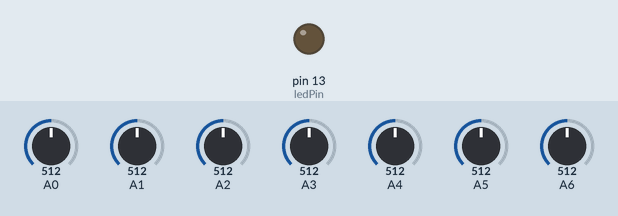
Simulated run of this sketch. Board: Arduino Uno, built with avr-gcc and run on an emulated ATmega328P. Shown: output pins drawn as LEDs (lit = HIGH). The inputs (shaded band) are chosen by the test bench; at power-on: A5 = 512, A0 = 512, A1 = 512, A2 = 512, A3 = 512, A4 = 512, A6 = 512. What the sketch prints to the serial monitor is not drawn.

Above: at 3.3 s.
3.4 s: A5 set to 346
At 3.61 s:
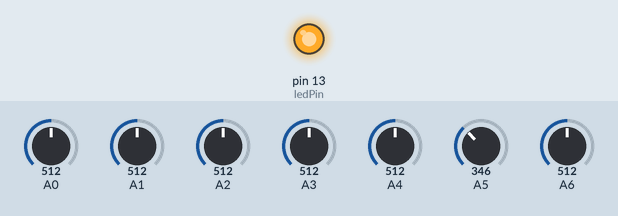
6.9 s: A5 set to 326
Timing chart, 0 to 18.2 s (numbered marks = the images above; inputs shaded):
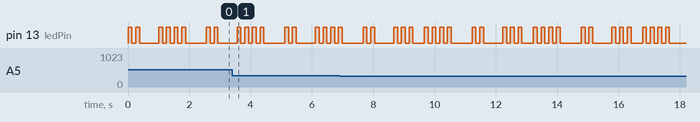

Measured:
- by itself, pin 13 (ledPin): repeats every 3.6 s: HIGH 0.13 s, LOW 0.13 s, HIGH 0.13 s, LOW 0.63 s, 2 × (HIGH 0.13 s, LOW 0.13 s), HIGH 0.13 s, LOW 0.38 s, 3 × (HIGH 0.13 s, LOW 0.13 s), HIGH 0.13 s, LOW 0.68 s

The sketch:

bms_rough_03-10.ino
```cpp
// Ed Katynski, Mar. 10 2020
// BATTERY MANAGEMENT SYSTEM (SYSTEM)
//
// TO DO:
// - Configure fault report delay to be equal regardless of number of reports - sample at 0.25Hz with correction?
// - Configure digital outputs for driving relay-control FETs
// - Set up to change between charge/drive mode
// - Set up solar charge mode to periodically detach solar module to measure cell values
// - Set up communication via serial(?) w/ Jetson

int ledPin = 13;      //indicator light
int sampleCount = 10; //number of samples taken for moving average filter - not super helpful variable because Arduino doesn't like dynamic arrays
int val[7][10];       //set sample array width to sampleCount - easier than setting up a dynamically sized array
int measured_val[7];  //averaged sample values - corresponds to connector pin voltage measurements
int cell_val[7];      //derived individual cell voltages
int faults[4];        //fault condition boolean array
float v_ratio[] = {1.276, 3.015, 3.948, 5.124, 6.493, 7.653, 9.053}; //proportion of ADC value to battery pin voltage, solar module voltage

void sample()
{
  for(int i = 0; i < 7; i++){
    int sum = 0;
    for(int j = sampleCount; j > 1; j--){
      val[i][j-1] = val[i][j-2]; //advance all sample values one further into the array, discarding the oldest one
      sum += val[i][j-1];  //add sample to sum
    }
    val[i][0] = 3.3*(analogRead(i)/1.023); //take new voltage sample at a0 - 3.3V is max value, return value in mV, 10 bit ADC value
    sum += val[i][0];  //add newest sample to sum
    measured_val[i] = int(v_ratio[i] * float(sum/10)); //take the average
  }
  cell_val[0] = measured_val[0];
  for(int i = 1; i < 6; i++) cell_val[i] = (measured_val[i] - measured_val[i-1]); //calculate cell values
  cell_val[6] = measured_val[6];
}

void report()
{
  Serial.print("\n\n");

  //ADC voltages, for proportion
  Serial.print("ADC VOLTAGE: \t[");
  for(int i = 0; i < 5; i++){
  Serial.print((int)((float)measured_val[i]/v_ratio[i]));
    Serial.print("mV | ");
  }
  Serial.print((int)((float)measured_val[5]/v_ratio[5]));
  Serial.println("mV]");

  //Display measurement voltages
  Serial.print("MEASUREMENTS: \t[");
  for(int i = 0; i < 5; i++){
    Serial.print(measured_val[i]);
    Serial.print("mV | ");
  }
  Serial.print(measured_val[5]);
  Serial.println("mV]");

  //Display battery cell voltages
  Serial.print("BATTERY CELLS: \t[");
  for(int i = 0; i < 5; i++){
    Serial.print(cell_val[i]);
    Serial.print("mV | ");
  }
  Serial.print(cell_val[5]);
  Serial.println("mV]");

  //Display solar module boost converter output voltage
  Serial.print("SOLAR MODULE: \t[");
  Serial.print(cell_val[6]);
  Serial.println("mv]");

  //Display Faults
  Serial.print("FAULTS: \t[");
  if(faults[0] == 1) Serial.print("OVERVOLTAGE");
  if((faults[0] == 1) && ((faults[1] == 1) || (faults[2] == 1) || (faults[3] == 1))) Serial.print(" | ");
  if(faults[1] == 1) Serial.print("UNDERVOLTAGE");
  if((faults[1] == 1) && ((faults[2] == 1) || (faults[3] == 1))) Serial.print(" | ");
  if(faults[2] == 1) Serial.print("IMBALANCE");
  if((faults[2] == 1) && (faults[3] == 1)) Serial.print(" | ");
  if(faults[3] == 1) Serial.print("SOLAR MODULE FAILURE");
  if((faults[0] == 0) && (faults[1] == 0) && (faults[2] == 0) && (faults [3] == 0)) Serial.print("NONE");
  Serial.print("]");
}

void faultCheck()
{
  int faultFlag = 0;
  int checker[] = {0,0,0,0};  //internal fault checker
  int v_max = 4100;           //max cell voltage allowed is 4100mV
  int v_min = 3100;           //min cell voltage allowed is 3100mV
  int v_diff = 500;           //max cell imbalance allowed is 500mV
  int v_high = cell_val[0];   //measured maximum
  int v_low = cell_val[0];    //measured minimum
  int v_delta = 0;            //measured max difference

  //determine highest, lowest cell voltages and delta between them
  for(int i = 1; i < 6; i++) //cell_val[0] is your initial high and low, which is why the loop starts at i = 1
  {
    if (cell_val[i] > v_max) v_high = cell_val[i];
    if (cell_val[i] < v_min) v_low = cell_val[i];
    if (abs(v_high - v_low) > v_delta) v_delta = abs(v_high - v_low);
  }

  //overvoltage condition detection
  if(v_high > v_max){
    faultFlag = 1;
    checker[0] = 1;
    faults[0] = 1;
    faultBlink(1);
  }

  //undervoltage condition detection
  if(v_low < v_min){
    faultFlag = 1;
    checker[1] = 1;
    faults[1] = 1;
    faultBlink(2);
  }

  //cell imbalance condition detection
  if(v_delta > v_diff){
    faultFlag = 1;
    checker[2] = 1;
    faults[2] = 1;
    faultBlink(3);
  }

  //solar module output bound violation
  if((cell_val[6] < 2200) || (cell_val[6] > 2500)){
    faultFlag = 1;
    checker[3] = 1;
    faults[3] = 1;
    faultBlink(4);
  }

  //"everything's OK alarm" - for consistent sample rate
  if(faultFlag == 0) faultBlink(0);

  //reset fault conditions as they deactivate
  for(int i = 0; i < 4; i++){
    if(checker[i] == 0) faults[i] = 0;
  }
}

void faultBlink(int condition)
{
  for(int i = 0; i < condition; i++){
       digitalWrite(ledPin, HIGH);
       delay(125);
       digitalWrite(ledPin, LOW);
       delay(125);
    }
  delay((4-condition)*250);
}

void setup()
{
  //zero everything out at startup
  for(int i = 0; i < 7; i++){
    for(int j = 0; j < sampleCount; j++){
    val[i][j] = 0;
    }
    measured_val[i] = 0;
    cell_val[i] = 0;
  }
  for(int i = 0; i < 4; i++){
    faults[i] = 0;
  }

  //set up LED pin and serial communication
  pinMode(ledPin, OUTPUT);
  digitalWrite(ledPin, LOW);
  Serial.begin(38400);
}

void loop()
{
  sample();
  faultCheck();
  report();
  delay(500);
}
```
